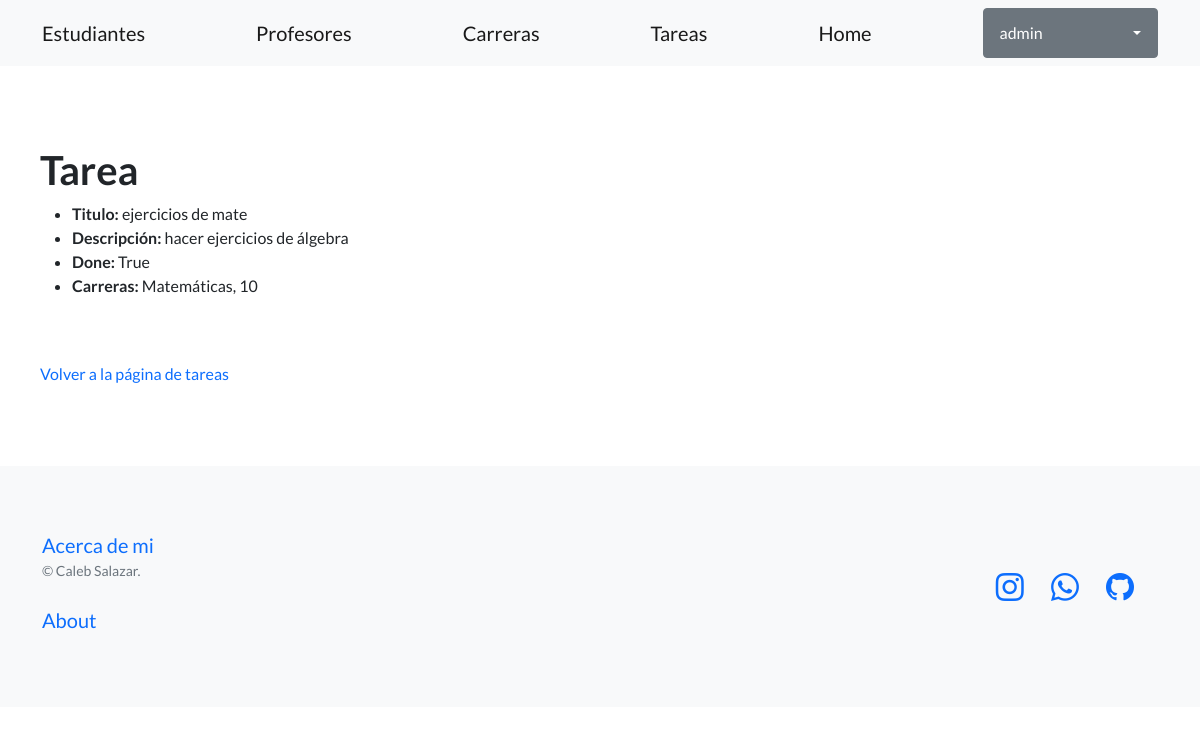
The app's page /tareas/ver/2 (signed in), older data.
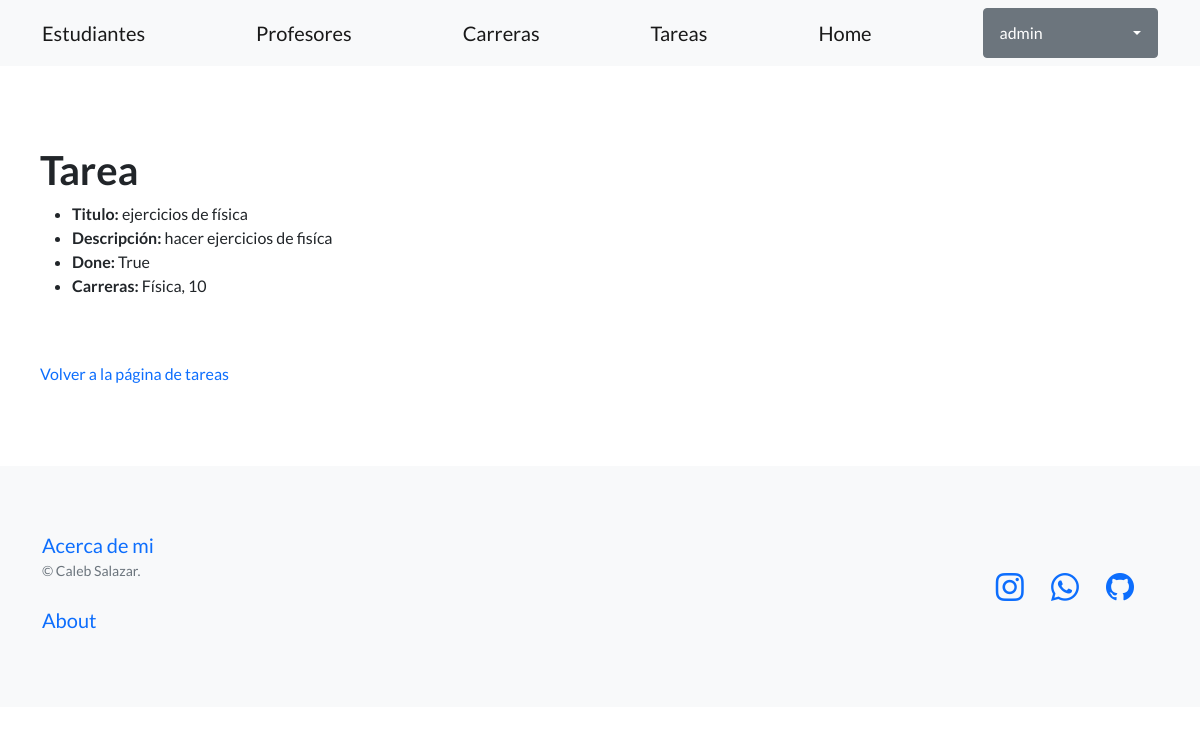
The same page, newer data.
### myapp/models.py (models this page shows, shortened)
class Tareas(models.Model):
    titulo = models.CharField(max_length=100)
    descripcion = models.TextField()
    done = models.BooleanField(default=False)
    carreras = models.ForeignKey(Carreras, related_name='Carreras', null=True, on_delete=models.CASCADE)

class Carreras(models.Model):
    nombre = models.CharField(max_length=100)
    semestres = models.IntegerField()
    def __str__(self):
        return f"{self.nombre}, {self.semestres}"

### myapp/views.py (the view)
# urls.py: path('tareas/ver/<int:id>', ver_tarea, name='ver_tarea'),
def ver_tarea(request,id):
    return render(request, 'myapp/ver_tareas.html', {
        'tarea': Tareas.objects.get(id=id)
    })

### myapp/templates/myapp/ver_tareas.html (shortened to what this page needs)
{% extends 'myapp/base.html' %}
{% block content %}
    <h1>Tarea</h1>
    <ul>
        <li><b>Titulo:</b> {{tarea.titulo}}</li>
        <li><b>Descripción:</b> {{tarea.descripcion}}</li>
        <li><b>Done: </b>{{tarea.done}}</li>
        <li><b>Carreras:</b> {{tarea.carreras}}</li>
    </ul>
    <br><br>
    <a style="text-decoration: none;" href="{% url 'tareas' %}">Volver a la página de tareas</a>
{% endblock %}

Row changes from the older to the newer data that the page shows:
changed Tareas "True": titulo "ejercicios de mate" → "ejercicios de física"; descripcion "hacer ejercicios de álgebra" → "hacer ejercicios de fisíca"; carreras "Matemáticas, 10" → "Física, 10"
